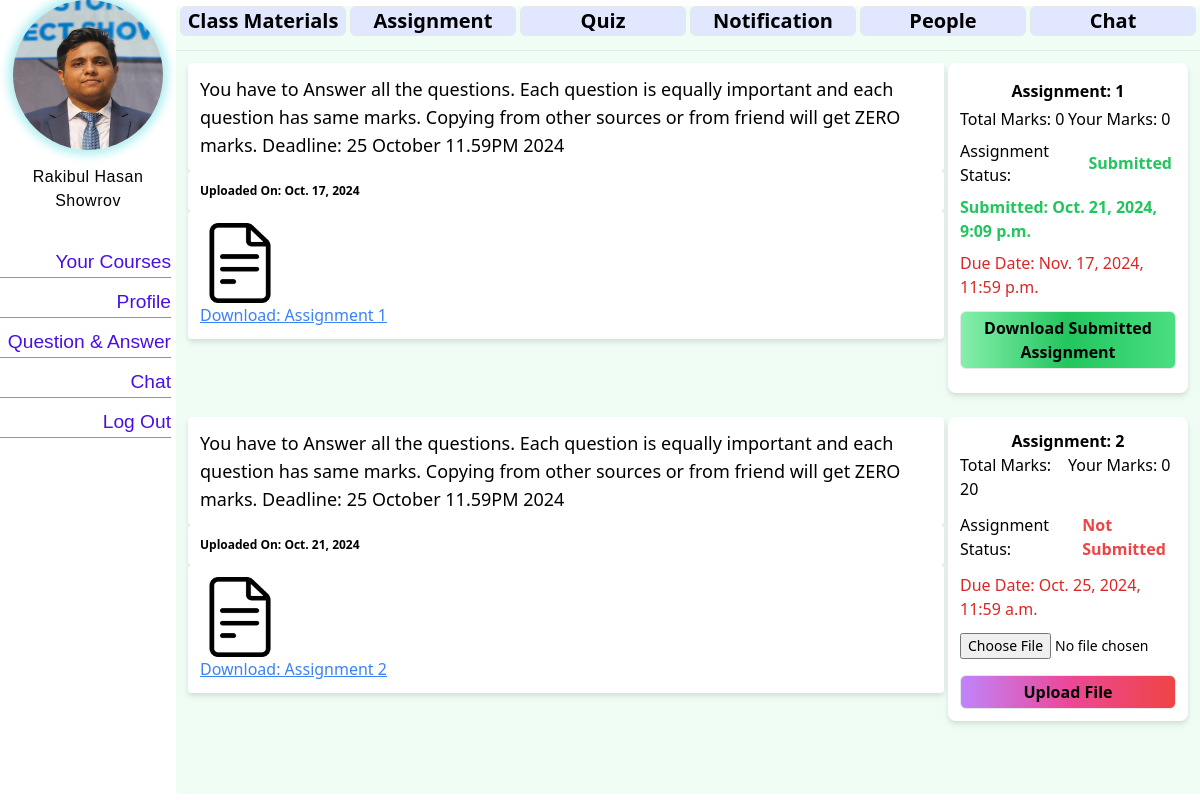
The app's page /course/1/assignments/ (signed in) with its own data.
### student/models.py (models this page shows, shortened)
class Student(models.Model):
  user=models.OneToOneField(User,on_delete=models.CASCADE, related_name='student_profile')
  student_id = models.IntegerField(
        unique=True,
        validators=[MinValueValidator(10000), MaxValueValidator(99999)],  # Ensure it's a 5-digit number
        blank=True
    )
  fullname = models.CharField(max_length=120, blank=True)
  dob = models.DateField(blank=True,null=True)
  profile_pic = models.ImageField(upload_to='profile_pics/students', blank=True)
  profile_type = models.CharField(max_length=20, default="Student")

### courses/models.py (models this page shows, shortened)
class CourseAssignment(models.Model):
    course = models.ForeignKey(Course, on_delete=models.CASCADE, related_name='assignment')
    file = models.FileField(upload_to='course_files/assignments/', blank=True)
    assignment_text = models.TextField(default="No assignment Related text provided")
    assignment_number = models.IntegerField(default=1)
    date = models.DateField(auto_now_add=True)
    due_date = models.DateTimeField()  # Add due date field
    total_marks = models.PositiveIntegerField(default=0)  # Total marks for the assignment

class AssignmentUploadFile(models.Model):
    assignment = models.ForeignKey(CourseAssignment, on_delete=models.CASCADE, related_name='assignment_upload_file')
    student = models.ForeignKey('student.Student', on_delete=models.CASCADE, related_name='uploaded_assignment',null=True)
    file = models.FileField(upload_to='course_files/assignment_uploads/')
    date = models.DateField(auto_now_add=True)
    upload_status = models.BooleanField(default=False)  # Tracks whether the assignment is uploaded
    obtain_marks = models.PositiveIntegerField(default=0)  # Marks obtained for the assignment
    submit_date = models.DateTimeField(auto_now_add=True)  # Records submission date and time

### courses/views.py (the view, shortened to what this page needs)
# urls.py: path('assignments/',views.assignment,name="assignment"),
@login_required
def assignment(request, pk):
    course = get_object_or_404(Course, pk=pk)
    assignments = CourseAssignment.objects.filter(course=course)
    is_student = hasattr(request.user, 'student_profile')
    is_teacher = hasattr(request.user, 'teacher_profile')
    if is_student:
        form = AssignmentUploadForm()
    if is_teacher:
        return render(request, 'course/assignment.html', {
                    'course': course,
                    'assignments': assignments,
                })
    return render(request, 'course/assignment.html', {
        'course': course,
        'assignments': assignments,
        'form': form if is_student else None,
    })

### courses/forms.py
class AssignmentUploadForm(forms.ModelForm):
    class Meta:
        model = AssignmentUploadFile
        fields = ['file']
        widgets = {
            'file': forms.ClearableFileInput(attrs={
                'class': ' w-full ml-10 text-sm cursor-pointer  focus:outline-none focus:ring-2 focus:ring-indigo-500 focus:border-indigo-500 my-1 ',
                'style': 'font-size: 14px;'
            }),
        }

### e_Learning_Application/context_processors.py (called while the page is built, shortened)
def profile_context(request):
    context = {
    }
    if request.user.is_authenticated:
        student_profile = getattr(request.user, 'student_profile', None)
        teacher_profile = getattr(request.user, 'teacher_profile', None)
        if student_profile:
            context={
                'profile': student_profile,
                'is_student': True,
                'id': student_profile.student_id,
                'base_template': "stdbase.html"
            }
    return context

### templates/course/assignment.html (shortened to what this page needs)
{% extends 'course/courseDetails.html' %}
{% load static %}
{% block course_content %}
{% if assignments %}
    {% for file in assignments %}
    <div class="grid grid-cols-4 gap-0">
        <div class="col-span-3">
            <div class="flex filter drop-shadow-md flex-col m-3 mr-0 rounded">
                <div class="bg-white text-lg rounded font-normal p-3">{{ file.assignment_text }}</div>
                <div class="bg-white text-xs rounded font-bold p-3">
                    Uploaded On: {{ file.date }}
                </div>
                <div class="bg-white rounded p-3">
                    <a href="{{ file.file.url }}" download>
                        {% if file.is_pdf %}
                            <img src="{% static 'pdf.png' %}" alt="PDF Thumbnail" class="w-20 h-20 object-cover">
                        {% elif file.is_pptx %}
                            <img src="{% static 'pptx.png' %}" alt="PPTX Thumbnail" class="w-20 h-20 object-cover">
                        {% else %}
                            <img src="{% static 'document.png' %}" alt="File Thumbnail" class="w-20 h-20 object-cover">
                        {% endif %}
                    </a>
                    <div>
                        <a href="{{ file.file.url }}" download class="text-blue-500 underline">
                            Download: Assignment {{ file.assignment_number }}
                        </a>
                    </div>
                </div>
            </div>
        </div>
        {%if is_student%}
        <div class="col-span-1 bg-white m-3 ml-1 filter drop-shadow-md rounded-lg p-3">
            {% if file.assignment_upload_file.count > 0 %}
                {% for upload in file.assignment_upload_file.all %}
                    {% if upload.student == profile %}
                        <div class="text-center font-semibold my-1 ">Assignment: {{ file.assignment_number }}</div>
                        <div class="grid grid-cols-2">
                            <div>Total Marks: {{ file.total_marks }}</div>
                            <div>Your Marks: {{ upload.obtain_marks }}</div>
                        </div>
                        <div class="my-2 flex items-center">
                            <span class="mr-2">Assignment Status:</span>
                            <h1 class="text-green-500 font-semibold w-auto p-1">Submitted</h1>
                        </div>
                        <div class="my-2 text-green-500 font-semibold">Submitted: {{ upload.submit_date }}</div>
                        <div class="text-red-600 text-left my-2">Due Date: {{ file.due_date }}</div>
                        <div class="flex justify-center my-3">
                          <a href="{{ upload.file.url }}" download class="w-full text-center border rounded-md bg-gradient-to-r from-green-300 via-green-500 to-green-400 h-auto font-semibold p-1">
                              Download Submitted Assignment
                          </a>
                      </div>
                    {% endif %}
                {% endfor %}
            {% else %}
                <div class="text-center font-semibold">Assignment: {{ file.assignment_number }}</div>
                <div class="grid grid-cols-2">
                    <div>Total Marks: {{ file.total_marks }}</div>
                    <div>Your Marks: 0</div>
                </div>
                <div class="my-2 flex items-center">
                  <span class="mr-2">Assignment Status:</span>
                  <h1 class="text-red-500 font-semibold w-auto p-1">Not Submitted</h1>
              </div>
                <div class="text-red-600 text-left my-2">Due Date: {{ file.due_date }}</div>
                <div>
                    <form method="POST" enctype="multipart/form-data">
                        <div class="">
                            {{ form.file }}
                        </div>
                        <button type="submit" class="w-full my-3 mb-0 text-center border rounded-md bg-gradient-to-r from-purple-400 via-pink-500 to-red-500 h-auto font-semibold p-1">
                            Upload File
                        </button>
                    </form>
                </div>
            {% endif %}
        </div>
        {%endif%}
    </div>
    {% endfor %}
{% endif %}
{% endblock %}

### templates/stdbase.html (shortened to what this page needs)
{%load static %}
{% load static tailwind_tags %}
{% load custom_filters %}
<!DOCTYPE html>
<html lang="en">
<head>
  <link rel="stylesheet" href="{% static 'css/stdbase.css'%}">
  {% tailwind_css %}
</head>
<body>
  <div class="nav_container">
    <div class="img_container">
      <img src="/media/{{profile.profile_pic}}" alt="User Photo">
    </div>
    <div class="user_info">
    <h3>{{profile.fullname}}</h3>
    </div>
    <div class="nav_actionbar">
       <a class='action_box' href="{% url 'student:stdHomePage' student_id=id %}">Your Courses</a>
       <a class='action_box' href="{%url 'user_profile:user_profile'%}">Profile</a>
       <a class='action_box' href="{% url 'qna:qna' %}">Question & Answer</a>
       <a class='action_box' href="#">Chat</a>
       <a class='action_box' href="{%url 'user_handle:userLogout'%}">Log Out</a>
    </div>
  </div>
  {%block content%}{%endblock%}
</body>
</html>

### static/css/stdbase.css (style rules this page uses)
body { display: flex; flex-direction: row; justify-content: flex-start; margin: 0; border-radius: 5px; }
.nav_container { display: flex; flex-direction: column; align-items: center; height: 100vh; width: 15vw; background-color:white; border-radius: 5px; }
.user_info { margin-top: 10px; margin-bottom: 30px; border-radius: 15px; }
.user_info h3 { color: rgb(0, 1, 1); letter-spacing: 0.5px; margin: 0px; text-align: center; }
.img_container { width: 100%; height: 200px; background-color: auto; display: flex; justify-content: center; border-radius: 15px; }
.img_container img { width: 150px; height: 150px; border-radius: 300px; box-shadow: 0 0 10px 5px rgb(179, 239, 241) ; margin-bottom: 5px; }
.nav_actionbar { display: flex; flex-direction: column; justify-content: flex-start; align-items: flex-end; background-color: auto; width: 100%; height: 100vh; background-color: white; border-radius: 10px; }
.nav_actionbar a { height: 30px; background-color: none; text-decoration: none; font-size: larger; font-weight: 500; color: rgb(73, 16, 228); border-bottom: 1px solid rgb(128, 138, 239); margin: 5px; font-family: 'Trebuchet MS', 'Lucida Sans Unicode', 'Lucida Grande', 'Lucida Sans', Arial, sans-serif; }
.action_box { height: 20px; width: 100%; background-color:auto; text-align: end; }
.card_child_1 h2,h3 { font-weight: 800; font-family: 'Trebuchet MS', 'Lucida Sans Unicode', 'Lucida Grande', 'Lucida Sans', Arial, sans-serif; margin-top: 0px; font-size:medium ; }

### records on screen
Student: profile_pic (picture), fullname "Rakibul Hasan Showrov"
CourseAssignment: assignment_text "You have to Answer all the questions. Each question is equally important and each question has same marks. Copying from other sources or from friend will get ZERO marks. Deadline: 25 October 11.59PM 2024", date "Oct. 17, 2024", assignment_number "1", total_marks "0", due_date "Nov. 17, 2024, 11:59 p.m."
AssignmentUploadFile: obtain_marks "0", submit_date "Oct. 21, 2024, 9:09 p.m."
CourseAssignment: assignment_text "You have to Answer all the questions. Each question is equally important and each question has same marks. Copying from other sources or from friend will get ZERO marks. Deadline: 25 October 11.59PM 2024", date "Oct. 21, 2024", assignment_number "2", total_marks "20", due_date "Oct. 25, 2024, 11:59 a.m."
